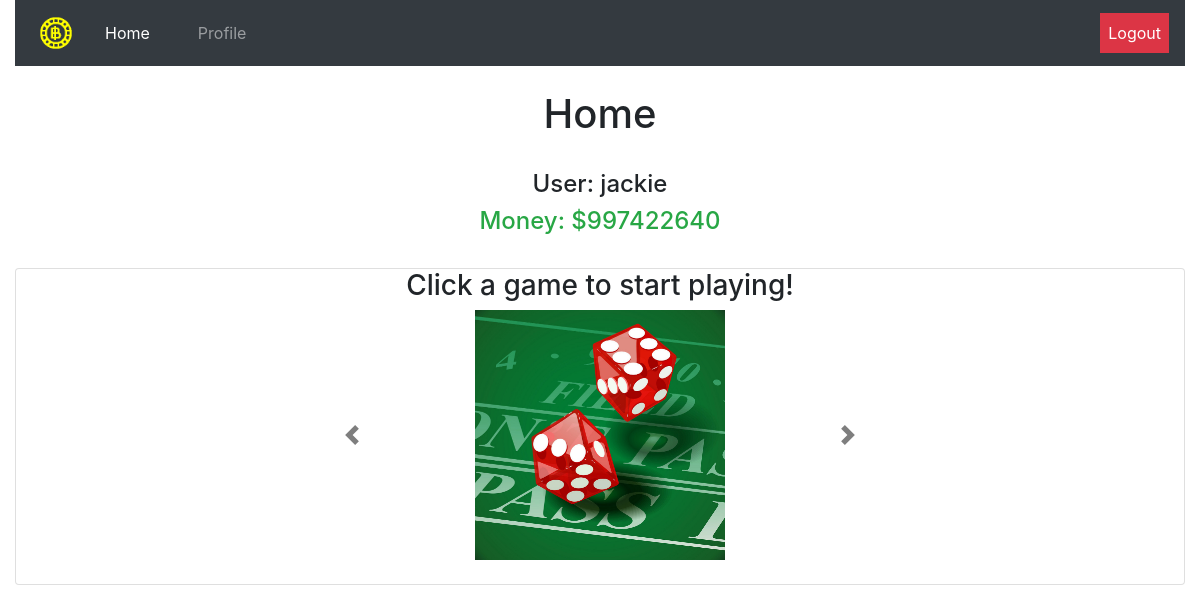
Page /home (signed in) on the earlier database version.
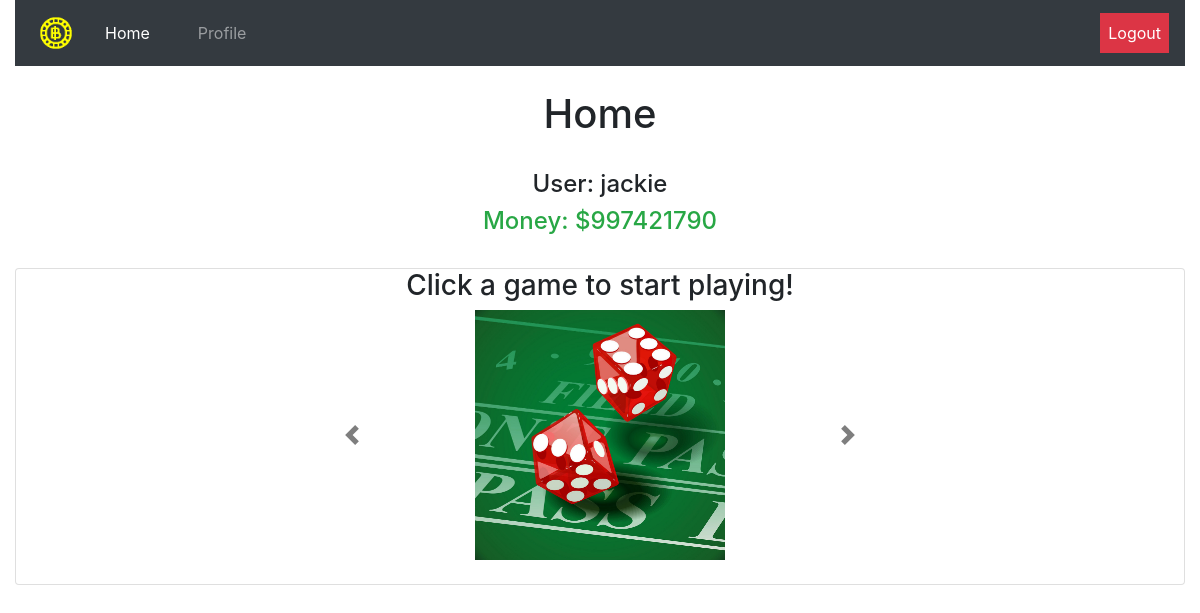
Same page on the later database version.
### tables this page shows
CREATE TABLE user_tbl (username TEXT, password TEXT, pfp TEXT, money INT, time INT, boosts TEXT);

### app.py (the view)
@app.route("/home")
@login_required
def home():
    user = session['username']
    money = db_manager.getMoney(user)
    '''def home(): homepage checks if user is in session and gets info on user'''
    return render_template("home.html", user=user, home="active", money=money)

### app.py (called while the page is built)
def login_required(f):
    @wraps(f)
    def dec(*args, **kwargs):
        if 'username' in session:
            for arg in args:
                print(arg)
            return f(*args, **kwargs)
        flash('You must be logged in to view this page!', 'alert-danger')
        return redirect('/')
    return dec

### utl/db_builder.py (called while the page is built)
def execmany(cmd, inputs):
    db = sqlite3.connect(DB_FILE)
    c = db.cursor()
    output = c.execute(cmd, inputs)
    db.commit()
    return output

### utl/db_manager.py (called while the page is built)
def getMoney(username):
    q = "SELECT money from user_tbl WHERE username=?"
    inputs = (username, )
    data = execmany(q, inputs).fetchone()[0]
    return data

### templates/home.html (shortened to what this page needs)
{% extends "_base.html" %}
{% block body %}
<h1>Home</h1>
<br>
<h4>User: {{user}}</h4>
<h4 class="text-success">Money: ${{money}}</h4><br>
<div class="card" style="margin-left: auto;
  margin-right: auto;">
  <h3>Click a game to start playing!</h3>
  <div id="carouselExampleIndicators" class="carousel slide w-50" data-ride="carousel" style="width:250px; align-items:center; margin-left: auto; margin-right: auto;">
    <div class="carousel-inner"  style="width:250px; align-items:center; margin-left: auto; margin-right: auto;">
			<div class="carousel-item active">
				<a href="/dice"><img class="d-block" style="margin: auto; width:250px; height:250px" src="../static/dice.jpg"></a>
			</div>
    </div>
      <a class="carousel-control-prev" href="#carouselExampleIndicators" role="button" data-slide="prev">
        <span class="carousel-control-prev-icon" aria-hidden="true" style="filter: invert(100%);"></span>
      </a>
      <a class="carousel-control-next" href="#carouselExampleIndicators" role="button" data-slide="next">
        <span class="carousel-control-next-icon" aria-hidden="true" style="filter: invert(100%);"></span>
      </a>
  </div>
  <br>
</div>
{% endblock %}

### templates/_base.html (shortened to what this page needs)
<!DOCTYPE html>
<html>
	<head>
		<link rel="stylesheet" href="https://maxcdn.bootstrapcdn.com/bootstrap/4.3.1/css/bootstrap.min.css">
	</head>
	<body>
		<div class="container-fluid">
			<center>
				{% block header %}
				<nav class="navbar navbar-expand-lg navbar-dark bg-dark">
						<a class="navbar-nav" href="/home">
							<img src="/static/logo.png" width="50" height="50"/>
						</a>
				    <div class="collapse navbar-collapse" id="navbarSupportedContent">
				        <ul class="navbar-nav">
				            <li class="nav-item {{ home }} px-3">
				                <a class="nav-link" href="/home"> Home </a>
				            </li>
				        </ul>
								<ul class="navbar-nav">
				            <li class="nav-item {{ profile }} px-3">
				                <a class="nav-link" href="/profile"> Profile </a>
				            </li>
				        </ul>
				        <ul class="navbar-nav ml-auto">
										<li class="nav-item navbar-right">
				                <a class="nav-link text-white bg-danger" href="/logout"> Logout </a>
				            </li>
				        </ul>
				    </div>
				</nav>
				{% endblock %}
				<br>
				{% set msgs = get_flashed_messages(with_categories=true) %}
				{% block body %}
				{% endblock %}
			</center>
		</div>
	</body>
</html>

Differences in the rows shown:
changed user_tbl "jackie": money "997422640" → "997421790"
